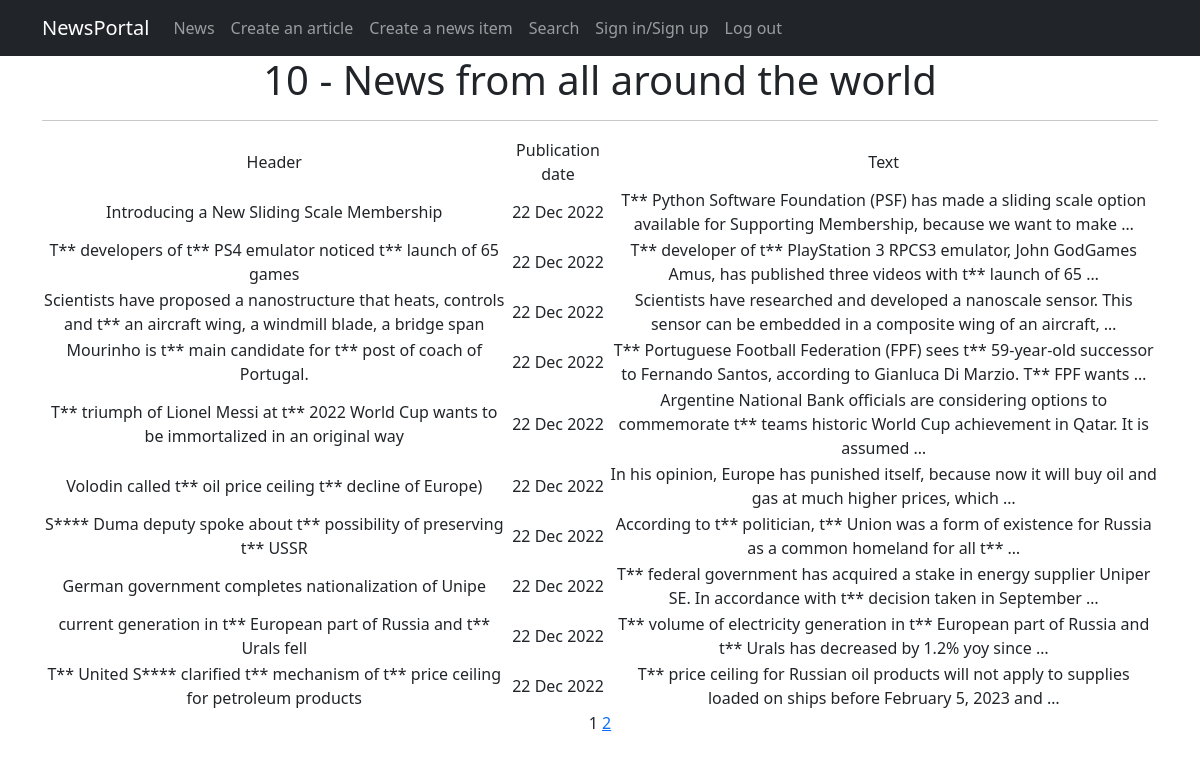
The app's page /news_portal/ with its own data.
### news_portal/models.py (models this page shows, shortened)
class Post(models.Model):
    post_type = models.CharField(max_length=2, choices=POST_TYPE, default=article)
    post_pub_date = models.DateTimeField(auto_now_add=True)
    post_header = models.CharField(max_length=255, null=False)
    post_text = models.TextField(null=False)
    post_rating = models.SmallIntegerField(default=0)
    post_auth = models.ForeignKey(Author, on_delete=models.CASCADE)
    post_cat = models.ManyToManyField(Category, through='PostCategory')

### news_portal/views.py (the view)
# urls.py: path('', PostList.as_view()),
class PostList(ListView):
    model = Post
    template_name = 'news_portal.html'
    context_object_name = 'news_portal'
    paginate_by = 10
    def get_queryset(self):
        queryset = super().get_queryset()
        self.filterset = PostFilter(self.request.GET, queryset)
        return self.filterset.qs

### news_portal/templatetags/custom_filters.py (called while the page is built)
@register.filter()
def censor(value):
    censored_words = ['state', 'The', 'State', 'the']
    cen_text = value.split()
    for i in censored_words:
        for words in cen_text:
            if i in words:
                psn_in_text = cen_text.index(words)
                cen_text.remove(words)
                cen_text.insert(psn_in_text, i[0] + '*' * (len(i)-1))
    return " ".join(cen_text)

### news_portal/templatetags/custom_tags.py (called while the page is built)
@register.simple_tag(takes_context=True)
def url_replace(context, **kwargs):
    d = context['request'].GET.copy()
    for k, v in kwargs.items():
        d[k] = v
    return d.urlencode()

### templates/news_portal.html (shortened to what this page needs)
{% extends 'fpages/default.html' %}
{% load custom_filters %}!
{% load custom_tags %}
{% block content %}
   <h1>{{news_portal|length}} - News from all around the world</h1>
   <hr>
   {% if news_portal %}
    <table>
        <tr>
            <td>Header</td>
            <td>Publication date</td>
            <td>Text</td>
        </tr>
        {% for post in news_portal %}
        <tr>
            <td>{{ post.post_header|censor }}</td>
            <td>{{ post.post_pub_date|date:'d M Y' }} </td>
            <td>{{ post.post_text|truncatewords:20|censor }}</td>
        </tr>
        {% endfor %}
    </table>
    {% else %}
           <h2>No news</h2>
{% endif %}
   {{ page_obj.number }}
   {% if page_obj.has_next %}
       <a href="?{% url_replace page=page_obj.next_page_number %}">{{ page_obj.next_page_number }}</a>
   {% endif %}
{% endblock content %}

### templates/fpages/default.html (shortened to what this page needs)
<!DOCTYPE html>
<html lang="en">
    <head>
        {% load static %}
        <link href="{% static 'css/styles.css' %}" rel="stylesheet" />
    </head>
    <body>
        <nav class="navbar navbar-expand-lg navbar-dark bg-dark static-top">
           <div class="container">
               <a class="navbar-brand" href="#">NewsPortal</a>
               <div class="collapse navbar-collapse" id="navbarResponsive">
                   <ul class="navbar-nav ml-auto">
                       <li class="nav-item active">
                           <a class="nav-link" href="/news_portal/">News</a>
                       </li>
                       <li class="nav-item">
                           <a class="nav-link" href="/news_portal/articles/create/">Create an article</a>
                       </li>
                       <li class="nav-item">
                           <a class="nav-link" href="/news_portal/news/create/">Create a news item</a>
                       </li>
                       <li class="nav-item">
                           <a class="nav-link" href="/news_portal/search/">Search</a>
                       </li>
                       <li class="nav-item">
                           <a class="nav-link" href="/accounts/login">Sign in/Sign up</a>
                       </li>
                       <li class="nav-item">
                           <a class="nav-link" href="/sign/logout/">Log out</a>
                       </li>
                   </ul>
               </div>
           </div>
        </nav>
        <div class="container">
           <div class="row">
               <div class="col-lg-12 text-center">
                   {% block content %}{% endblock content %}
               </div>
           </div>
        </div>
    </body>
</html>

### records on screen
Post: post_header|censor "Introducing a New Sliding Scale Membership", post_pub_date "22 Dec 2022", post_text|censor "T** Python Software Foundation (PSF) has made a sliding scale option available for Supporting Membership, because we want to make …"
Post: post_header|censor "T** developers of t** PS4 emulator noticed t** launch of 65 games", post_pub_date "22 Dec 2022", post_text|censor "T** developer of t** PlayStation 3 RPCS3 emulator, John GodGames Amus, has published three videos with t** launch of 65 …"
Post: post_header|censor "Scientists have proposed a nanostructure that heats, controls and t** an aircraft wing, a windmill blade, a bridge span", post_pub_date "22 Dec 2022", post_text|censor "Scientists have researched and developed a nanoscale sensor. This sensor can be embedded in a composite wing of an aircraft, …"
Post: post_header|censor "Mourinho is t** main candidate for t** post of coach of Portugal.", post_pub_date "22 Dec 2022", post_text|censor "T** Portuguese Football Federation (FPF) sees t** 59-year-old successor to Fernando Santos, according to Gianluca Di Marzio. T** FPF wants …"
Post: post_header|censor "T** triumph of Lionel Messi at t** 2022 World Cup wants to be immortalized in an original way", post_pub_date "22 Dec 2022", post_text|censor "Argentine National Bank officials are considering options to commemorate t** teams historic World Cup achievement in Qatar. It is assumed …"
Post: post_header|censor "Volodin called t** oil price ceiling t** decline of Europe)", post_pub_date "22 Dec 2022", post_text|censor "In his opinion, Europe has punished itself, because now it will buy oil and gas at much higher prices, which …"
Post: post_header|censor "S**** Duma deputy spoke about t** possibility of preserving t** USSR", post_pub_date "22 Dec 2022", post_text|censor "According to t** politician, t** Union was a form of existence for Russia as a common homeland for all t** …"
Post: post_header|censor "German government completes nationalization of Unipe", post_pub_date "22 Dec 2022", post_text|censor "T** federal government has acquired a stake in energy supplier Uniper SE. In accordance with t** decision taken in September …"
Post: post_header|censor "current generation in t** European part of Russia and t** Urals fell", post_pub_date "22 Dec 2022", post_text|censor "T** volume of electricity generation in t** European part of Russia and t** Urals has decreased by 1.2% yoy since …"
Post: post_header|censor "T** United S**** clarified t** mechanism of t** price ceiling for petroleum products", post_pub_date "22 Dec 2022", post_text|censor "T** price ceiling for Russian oil products will not apply to supplies loaded on ships before February 5, 2023 and …"

### other values on screen
{{ news_portal|length }} "10"
{{ page_obj.number }} "1"
{{ page_obj.next_page_number }} "2"
